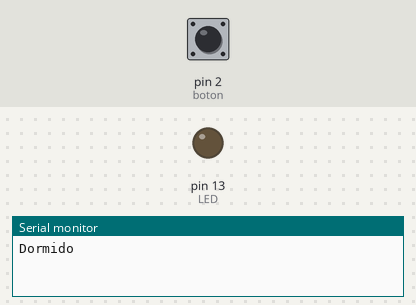
Recording of a sketch running on a simulated Arduino Uno, built with avr-gcc and run on an emulated ATmega328P. Shown: output pins drawn as LEDs (lit = HIGH), the last lines printed to the serial monitor. The inputs (shaded band) are chosen by the test bench; at power-on: pin 2 (boton) HIGH.

Above: at 1.2 s.
1.3 s: pin 2 (boton) pulled LOW for 0.15 s
At 1.9 s:
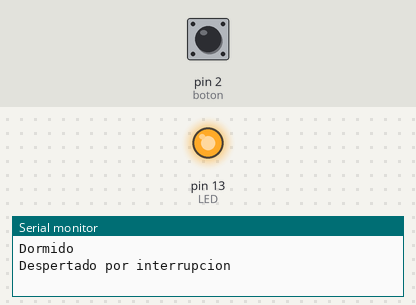
Timing chart, 0 to 8.9 s (numbered marks = the images above; inputs shaded):
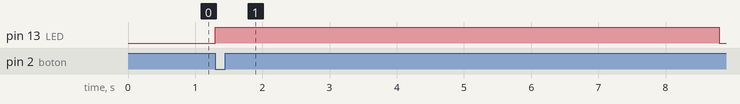

The sketch:

sketch_may29f.ino
```cpp
#include <LowPower.h>
#define boton 2
#define LED 13

volatile bool inter = false;

volatile int state = LOW;

void setup() {
  // put your setup code here, to run once:
  pinMode(boton, INPUT);
  pinMode(LED, OUTPUT);
  Serial.begin(9600);

  attachInterrupt(digitalPinToInterrupt(boton),blink,FALLING);
}

void loop() {
  // put your main code here, to run repeatedly:
  Serial.println("Dormido");
  delay(400);
  LowPower.powerDown(SLEEP_4S,ADC_OFF,BOD_OFF);

  if(inter == false){
    Serial.println("Despertado al pasar 7 segundos");
    state = !state;
    digitalWrite(LED,state);
    delay(1000);
  }
  else{
    inter = false;
  }

}

void blink(){
  inter = true;
  Serial.println("Despertado por interrupcion");
  state = !state;
  digitalWrite(LED,state);
  delay(1000);
}
```

Measured:
- after the input at 1.3 s, pin 13 (LED): LOW → HIGH after 0.00 s instead of 3.1 s
